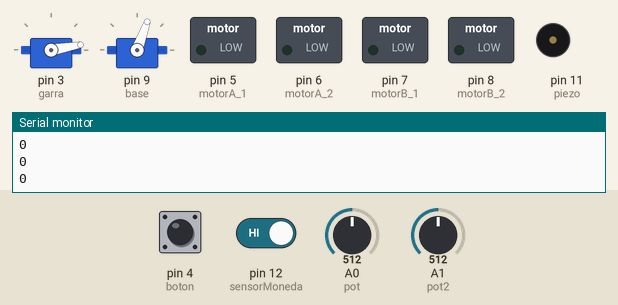
This sketch was run on a simulated Arduino Uno, built with avr-gcc and run on an emulated ATmega328P. On the bench: 2 × servo, switched loads named in the sketch (green lamp = pin HIGH), buzzer (waves = sounding), the last lines printed to the serial monitor. The inputs (shaded band) are chosen by the test bench; at power-on: pin 12 (sensorMoneda) HIGH, pin 4 (boton) LOW, A0 (pot) = 512, A1 (pot2) = 512.

Above: at 1.2 s.
1.3 s: pin 12 (sensorMoneda) driven LOW
At 3.0 s:
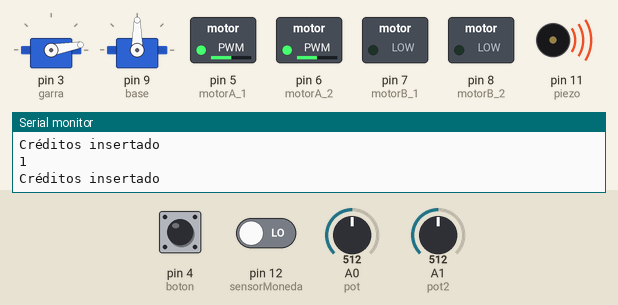
3.9 s: pin 4 (boton) pulled HIGH for 1 s
At 7.8 s:
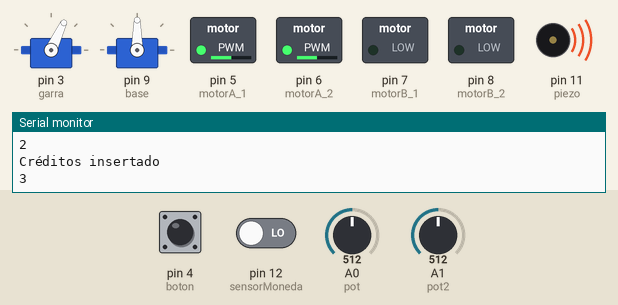
7.9 s: pin 12 (sensorMoneda) driven HIGH
10.9 s: A0 (pot) set to 716
At 13.85 s:
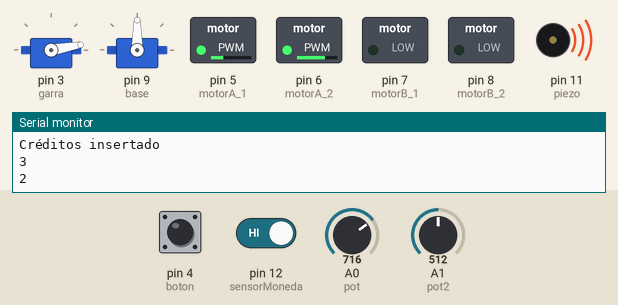
13.9 s: A1 (pot2) set to 716
At 14.2 s:
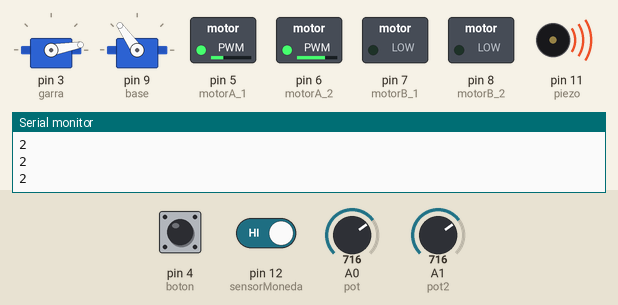
15.4 s: pin 4 (boton) pulled HIGH for 0.15 s
At 22.4 s:
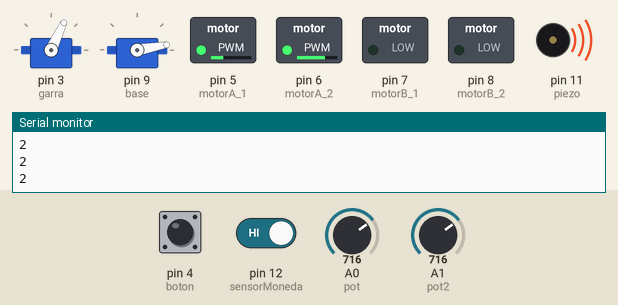
Timing chart, 0 to 24.5 s (numbered marks = the images above; inputs shaded):
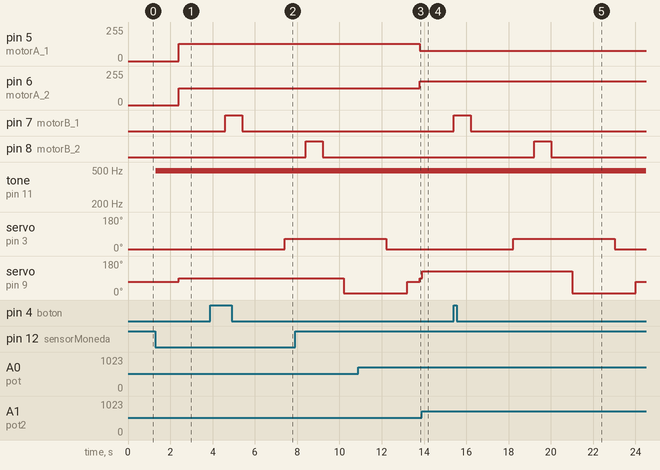

The sketch:

maquina-grua.ino
```cpp
//biblioteca para servomotores
#include <Servo.h>

Servo garra;
Servo base;//base giratoria

//motor A para la pinza
int motorA_1 = 5;
int motorA_2 = 6;

//motor B para que la garra baje y suba
int motorB_1 = 7;
int motorB_2 = 8;

int boton = 4;// botón para lanzar garra

//variable para potenciometros
int pot = A0;
int pot2 = A1;

int sensorMoneda = 12;// sensor herradura infrarrojo para detectar moneda
int piezo =11; //variable para piezo produce sonido


int creditos = 0;
// variables para que el potenciometro controle motor adelante y atras
int adelante;
int atras;

int valpot;

void setup()
{
  Serial.begin(9600);

  //pines pwm, simula pines de entrada análogos
  garra.attach(3);//inicializa pines servo de garra y la base
  base.attach(9);

 //inicializa pines motor A
  pinMode (motorA_1, OUTPUT);
  pinMode (motorA_2, OUTPUT);

  pinMode (motorB_1, OUTPUT);
  pinMode (motorB_2, OUTPUT);

  //posiciones iniciales para garra y la base
  base.write(70);
  garra.write(10);//20

  pinMode(piezo, OUTPUT);
  pinMode(sensorMoneda , INPUT);  //d


}
void loop()
{
 insertaCredito();// inserta creditos
 Serial.println(creditos);
 if(creditos > 0){// si los créditos son mayores a 0 entonses inicia juego
 start();
 }

}

void insertaCredito(){//función para aumentar creditos cada vez que el piezo detecta una moda
  int value = 0;  //y repoduce sonido el piezo
  value = digitalRead(sensorMoneda );  //lectura digital de pin
  if (value == LOW) {
      Serial.println("Créditos insertado");
     analogWrite(piezo, 370);
     delay(500);
     analogWrite(piezo, 330);
      delay(500);
     analogWrite(piezo, 0);
        creditos++;
  }

  delay(100);
  }

void start(){// inicia juego
 valpot = analogRead(pot);//lectura de potenciometros, y pasa los valores mapeados a el motor A
 adelante = map (valpot,0,1023,0,255); //
 atras = map (valpot,0,1023,255,0);

 analogWrite(motorA_1,atras);
 analogWrite(motorA_2,adelante);

int valpo2 = map(analogRead(pot2), 0, 1023, 0, 180);
// valor proporcional a la escala del servomotor (valor entre 0 y 180) para la base de la grua

base.write(valpo2);// se mueve la bese dependiendo el valor mapeado del potenciometro

int pulsa = digitalRead(boton);// si presiona el botón entonces baja la pinza o garra ( motor B)
if(pulsa == HIGH){
    pinza();

  }

}
void pinza(){

  digitalWrite (motorB_1, HIGH);// Baja motor B
  digitalWrite (motorB_2, LOW);
  delay(800);

  analogWrite(motorB_1,LOW);// Apaga motor B
  analogWrite(motorB_2,LOW);
  delay(1000);

  // funcion garra
  garraFun();
  digitalWrite (motorB_1, LOW);// Sube motor B
  digitalWrite (motorB_2, HIGH);
  delay(800);
  analogWrite(motorB_1,LOW);// Apaga motor B
  analogWrite(motorB_2,LOW);
  delay(1000);
  terminar_juego();// función para terminar juego
  }


  void terminar_juego(){

    base.write(10);// la base se posiciona en donde la pinsa soltará lo que atrapo
    delay(500);
    analogWrite(piezo, 380); // repoduce sonido
    delay(1000);
    analogWrite(piezo, 0);
    delay(500);
    garra.write(10); // la garra abre para soltar
  // Esperamos 1 segundo
    delay(1000);
    base.write(70); //la base se coloca en su posición inicial
    delay(500);
   creditos--; // créditos disminuyen
  }

void garraFun(){// CUANDO BAJA LA GARRA APRIETA Y SUBE
  garra.write(10);
  // Esperamos 1 segundo
  delay(1000);
  garra.write(65);
  // Esperamos 1 segundo
  delay(1000);
  }
 void stop(){ // para motor A
 analogWrite(motorA_1,LOW);
 analogWrite(motorA_2,LOW);
  }
```

Measured:
- after the input at 1.3 s, pin 5 (motorA_1): 0/255 → 128/255 after 1.1 s; pin 6 (motorA_2): 0/255 → 127/255 after 1.1 s; tone on pin 11 (piezo): silent → 490 Hz at once; servo on pin 9 (base): 70° → 90° after 1.1 s
- after the input at 3.9 s, pin 7 (motorB_1): LOW → HIGH after 0.70 s, → LOW 0.80 s later; servo on pin 3 (garra): 10° → 65° after 3.5 s
- after the input at 10.9 s, pin 5 (motorA_1): 128/255 → 77/255 after 2.9 s; pin 6 (motorA_2): 127/255 → 178/255 after 2.9 s
- after the input at 13.9 s, servo on pin 9 (base): 90° → 125° at once
- after the input at 15.4 s, pin 7 (motorB_1): LOW → HIGH at once, → LOW 0.80 s later; pin 8 (motorB_2): LOW → HIGH after 3.8 s, → LOW 0.80 s later; servo on pin 3 (garra): 10° → 65° after 2.8 s, → 10° 4.8 s later; servo on pin 9 (base): 125° → 10° after 5.6 s, → 70° 3.0 s later
